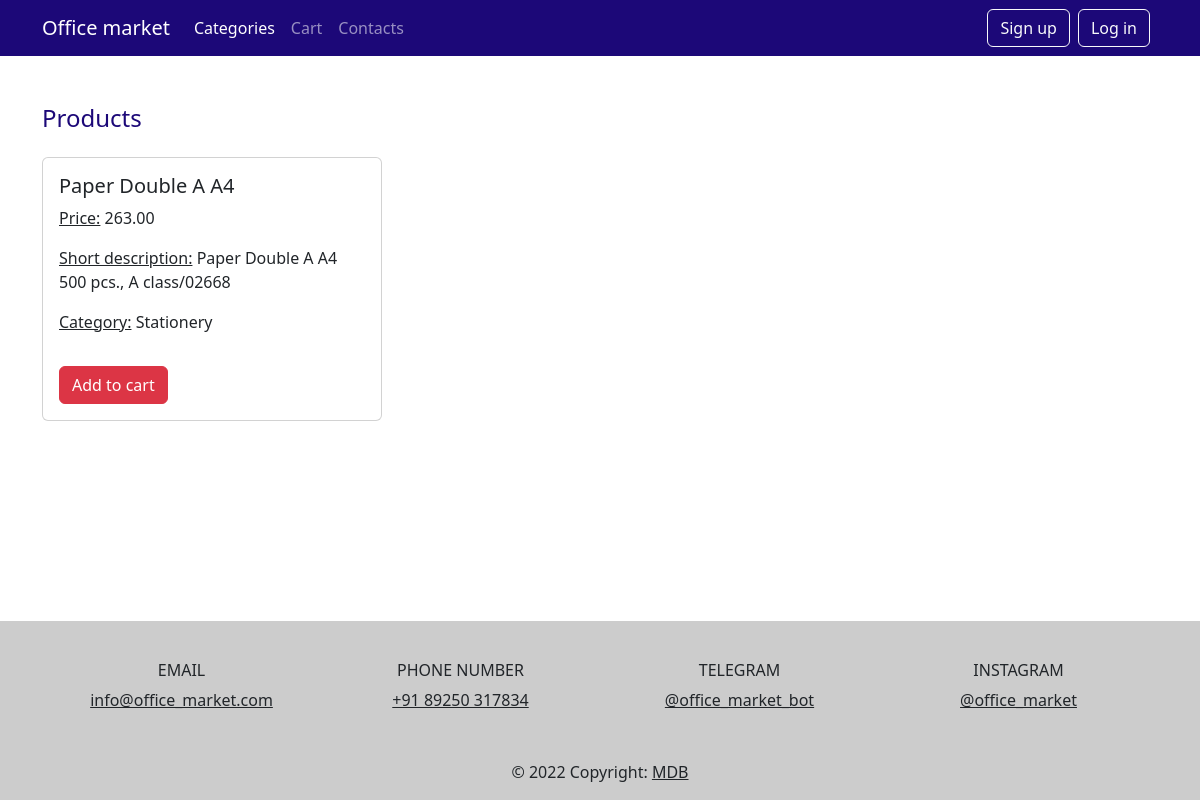
The page /products/2/ on the database as committed earlier.
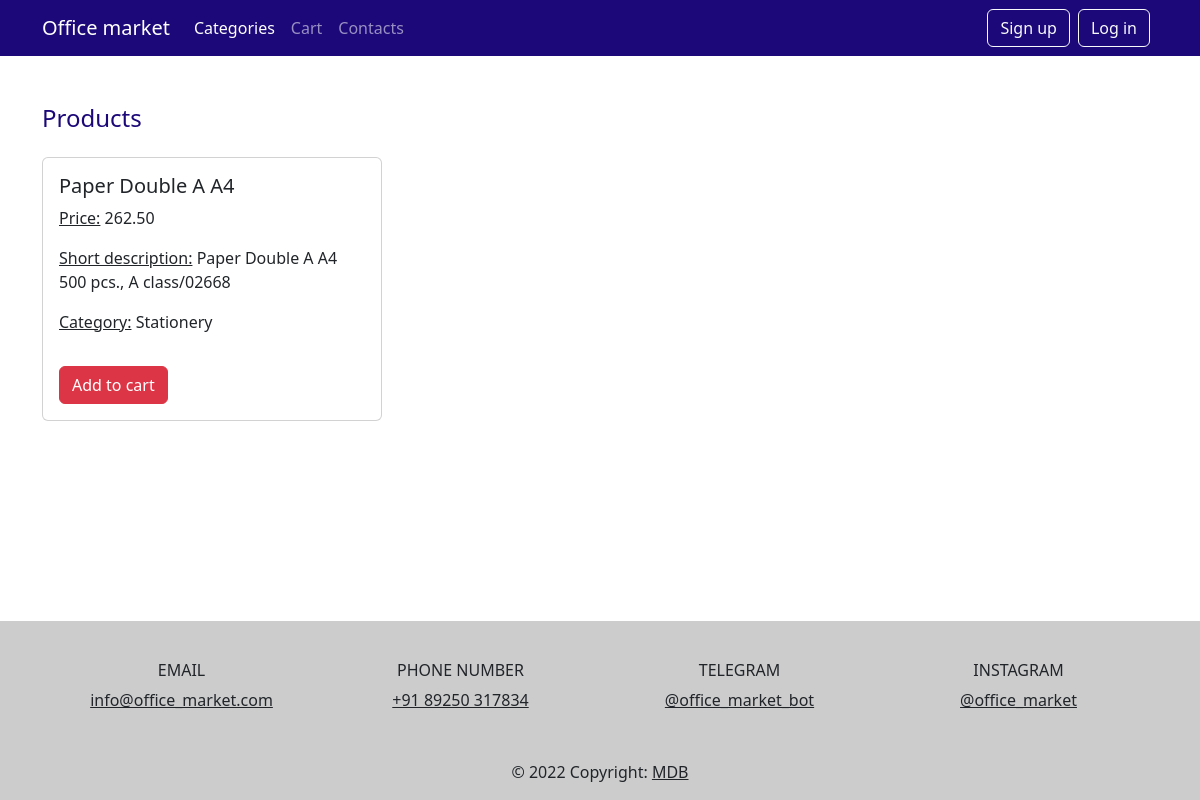
The same page on the database as committed later.
### main/models.py (models this page shows, shortened)
class Product(models.Model):
    name = models.CharField(max_length=70)
    price = models.DecimalField(max_digits=10, decimal_places=2)
    desc = models.TextField(max_length=470)
    category = models.ForeignKey(Category, on_delete=models.CASCADE)

class Category(models.Model):
    name = models.CharField(max_length=70)
    examples = models.TextField(max_length=470, null=True)
    def __str__(self):
        return f'{self.name}'

### main/views.py (the view)
# urls.py: path('products/<int:id>/', product),
def product(request, id: int):
    if id > len(Category.objects.all()):
        return HttpResponseNotFound('Wrong number')
    products = Product.objects.filter(category_id=id)
    return render(request, 'products.html', context={'products': products})

### main/templates/products.html (shortened to what this page needs)
<!DOCTYPE html>
<html lang="en">
<head>
    <link href="https://cdn.jsdelivr.net/npm/bootstrap@5.2.0/dist/css/bootstrap.min.css" rel="stylesheet">
</head>
<body>
    <nav class="navbar navbar-expand-lg navbar-dark" style="background-color: #1C0878">
        <div class="container">
            <a class="navbar-brand" href="#">Office market</a>
            <div class="collapse navbar-collapse" id="navbarNav">
                <ul class="navbar-nav">
                    <li class="nav-item">
                        <a class="nav-link active" aria-current="page" href="/">Categories</a>
                    </li>
                    <li class="nav-item">
                        <a class="nav-link" href="/cart">Cart</a>
                    </li>
                    <li class="nav-item">
                        <a class="nav-link" href="#contacts">Contacts</a>
                    </li>
                </ul>
            </div>
            <div class="d-grid gap-2 d-md-flex justify-content-md-end">
                <a href="/sign_up" class="btn btn-outline-light me-2" type="button">Sign up</a>
            </div>
            <div class="d-grid gap-2 d-md-flex justify-content-md-end">
                <a href="/log_in" class="btn btn-outline-light me-2" type="button">Log in</a>
            </div>
        </div>
    </nav>
    <div class="container my-5">
        <h4 class="title">Products</h4>
        <div class="row row-cols-1 row-cols-md-2 row-cols-lg-3 g-5">
        {% for product in products %}
            <div class="col">
                <div class="card">
                    <div class="card-body">
                        <h5 class="card-title">{{ product.name }}</h5>
                        <p class="card-text">
                            <u>Price:</u> {{ product.price }}
                        </p>
                        <p class="card-text">
                            <u>Short description:</u> {{ product.desc }}
                        </p>
                        <p class="card-text">
                            <u>Category:</u> {{ product.category }}
                        </p>
                    </div>
                    <div class="card-body">
                        <a href="/cart/{{ product.id }}" class="btn btn-danger">Add to cart</a>
                    </div>
                </div>
            </div>
        {% endfor %}
        </div>
    </div>
    <footer class="fixed-bottom text-center text-lg-start">
        <div class="text-center p-3" style="background-color: rgba(0, 0, 0, 0.2);">
            <div class="container p-4">
                <div class="row">
                    <div class="col-lg-3 col-md-6 mb-4 mb-md-0">
                        <h6 class="text-uppercase">Email</h6>
                        <ul class="list-unstyled mb-0">
                            <li>
                                <a href="#" class="text-dark">info@office_market.com</a>
                            </li>
                        </ul>
                    </div>
                    <div class="col-lg-3 col-md-6 mb-4 mb-md-0">
                        <h6 class="text-uppercase">Phone number</h6>
                        <ul class="list-unstyled mb-0">
                            <li>
                                <a href="#" class="text-dark">+91 89250 317834</a>
                            </li>
                        </ul>
                    </div>
                    <div class="col-lg-3 col-md-6 mb-4 mb-md-0">
                        <h6 class="text-uppercase">Telegram</h6>
                        <ul class="list-unstyled mb-0">
                            <li>
                                <a href="#" class="text-dark">@office_market_bot</a>
                            </li>
                        </ul>
                    </div>
                    <div class="col-lg-3 col-md-6 mb-4 mb-md-0">
                        <h6 class="text-uppercase">Instagram</h6>
                        <ul class="list-unstyled mb-0">
                            <li>
                                <a href="#" class="text-dark">@office_market</a>
                            </li>
                        </ul>
                    </div>
                </div>
            </div>
            <br>© 2022 Copyright:
            <a class="text-dark" href="#">MDB</a>
        </div>
    </footer>
</body>
</html>

### main/templates/products.html (style rules this page uses)
.title { color: #1C0878; text-align: left; padding: 0; margin-bottom: 1em; }

Rows that differ between the two databases and show on the page:
changed Product "Paper Double A A4": price "263.00" → "262.50"
